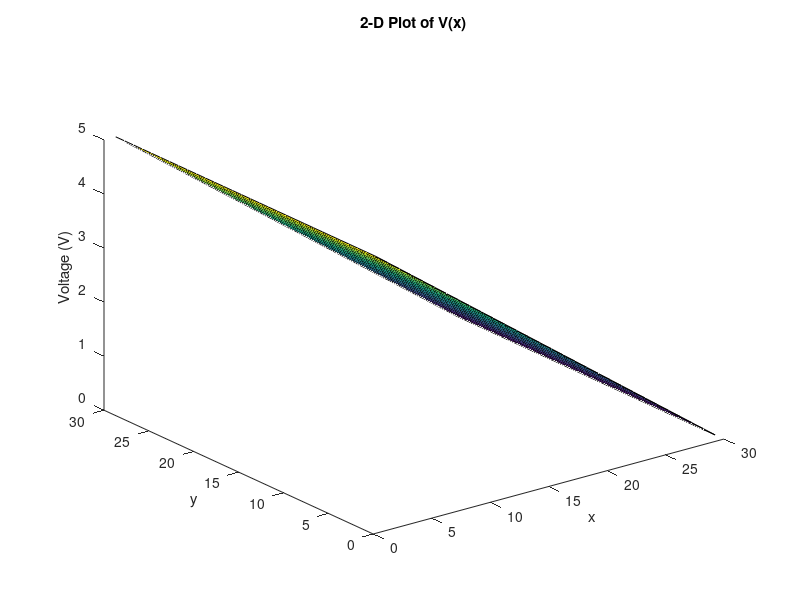

MATLAB code to generate this figure:
%Question 1a
clc
clear all;

L = 30;
W = 20;

G = zeros(L,L);
F = zeros(L,1);
        
dx = 1;
V0 = 5; 
j=1;

for i=1:L
        
        n = i;
        nm = i-1;
        np = i+1;
        
        %Boundary Conditions 
        if i == 1 
            G(n,n) = 1;
            F(n,1) = V0;
        elseif i == L
            G(n,n) = 1;
            F(n,1) = 0;
         
        else 
           G(n,n) = -2/(dx)^2; 
           G(n, nm) = 1/(dx)^2;
           G(n,np) = 1/(dx)^2;
        end 

end

V = G\F; 

x= linspace(0,L,length(V));

for i = 1:L
   V_surf(i,:) = V;
end

figure();
surf(V_surf);
grid;
title('2-D Plot of V(x)');
xlabel('x');
ylabel('y');
zlabel('Voltage (V)');